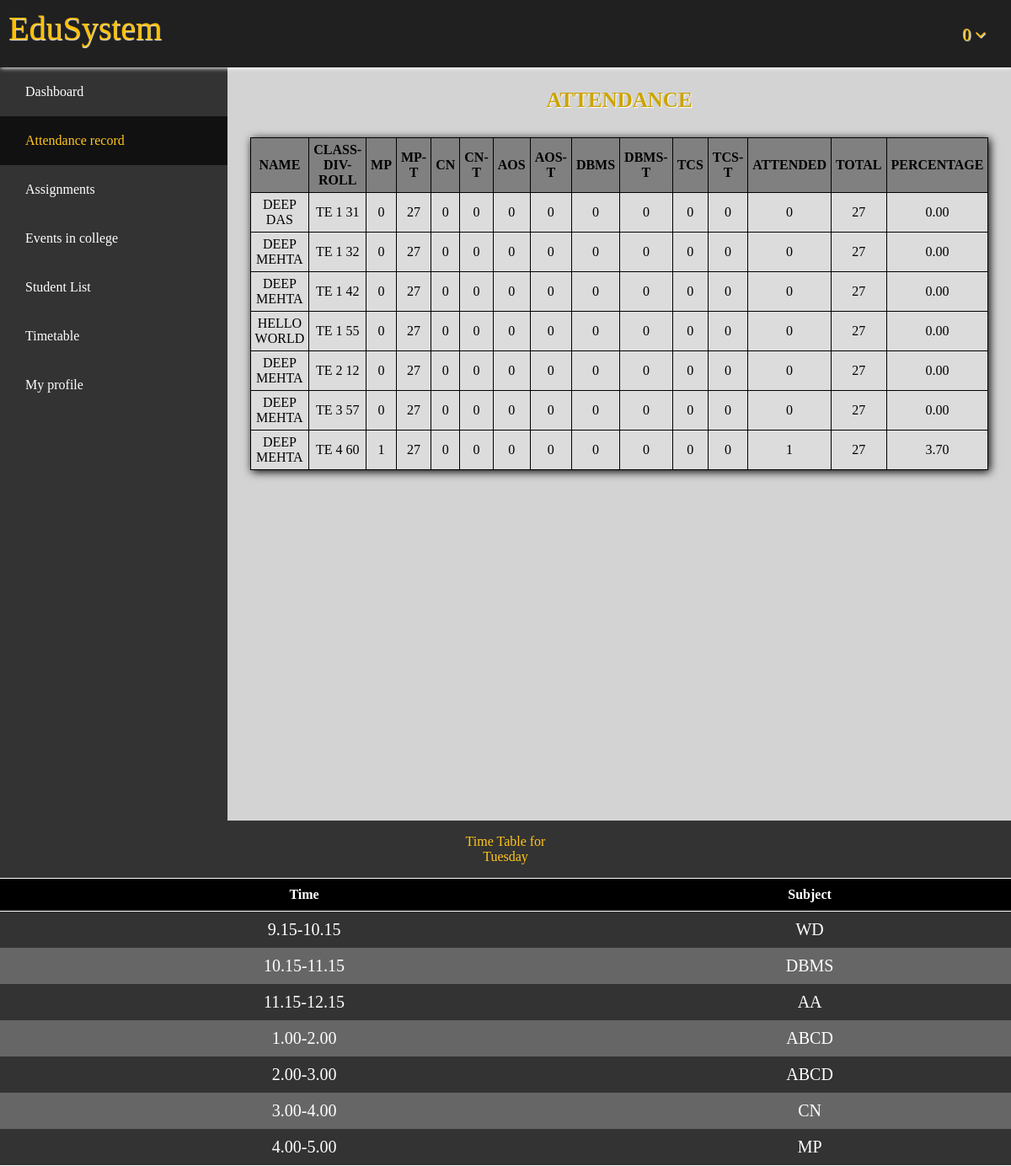
Before: /home.php?page=attendance.php (signed in) with the older database file.
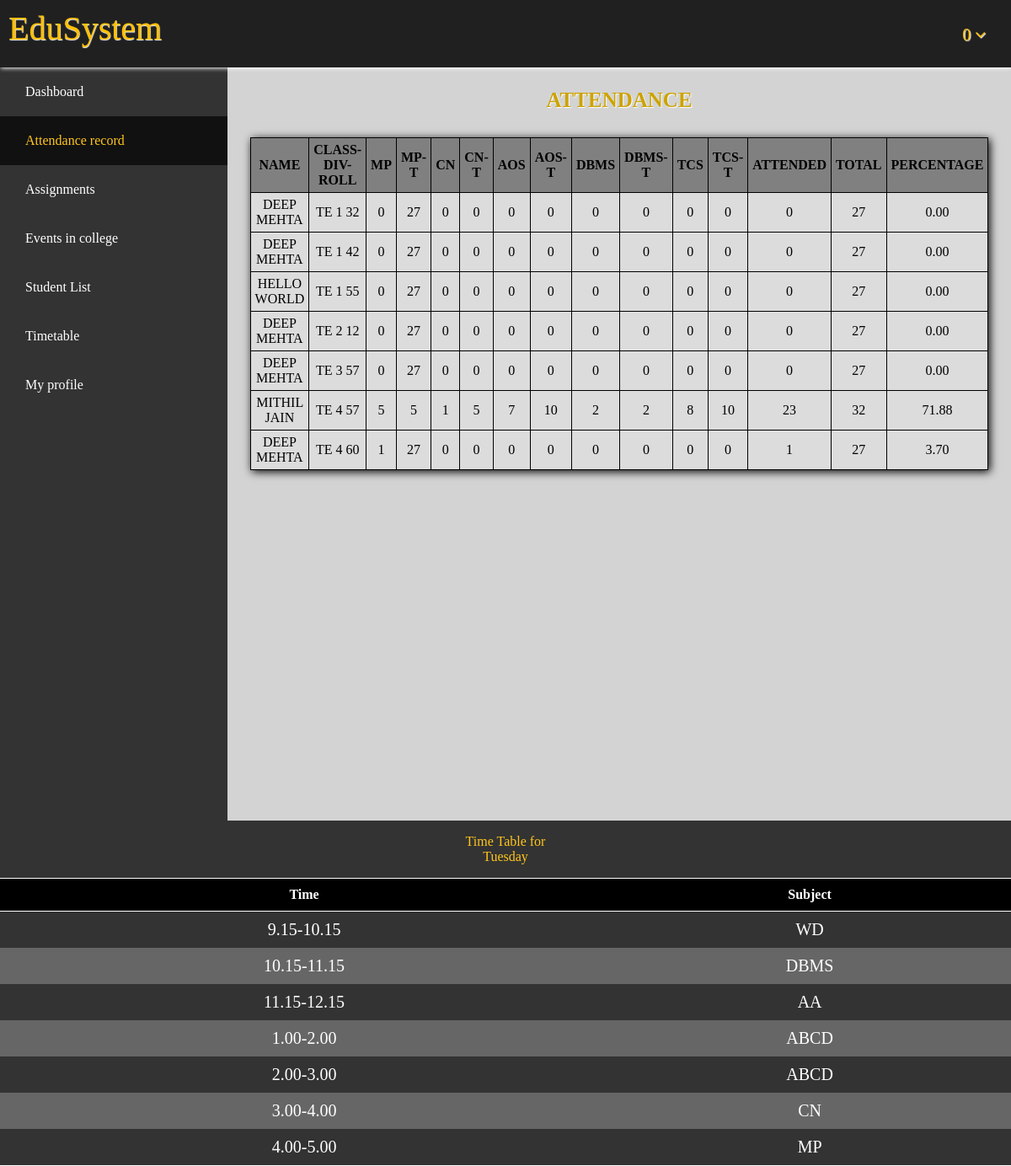
After: the same page with the newer database file.
### tables this page shows
CREATE TABLE `profile` (
  `UserId` varchar(15) NOT NULL,
  `Fname` text NOT NULL,
  `Lname` text NOT NULL,
  `RegNo` int(5) NOT NULL,
  `Class` varchar(2) NOT NULL,
  `Division` int(1) NOT NULL,
  `RollNo` int(2) NOT NULL,
  `MobNo` bigint(10) NOT NULL,
  `Addr` varchar(50) NOT NULL,
  `Pass` varchar(32) NOT NULL DEFAULT 'sakec',
  `S1` int(2) NOT NULL DEFAULT '0',
  `S1t` int(2) NOT NULL DEFAULT '0',
  `S2` int(2) NOT NULL DEFAULT '0',
  `S2t` int(2) NOT NULL DEFAULT '0',
  `S3` int(2) NOT NULL DEFAULT '0',
  `S3t` int(2) NOT NULL DEFAULT '0',
  `S4` int(2) NOT NULL DEFAULT '0',
  `S4t` int(2) NOT NULL DEFAULT '0',
  `S5` int(2) DEFAULT '0',
  `S5t` int(2) NOT NULL DEFAULT '0',
  `Attended` int(2) AS (S1+S2+S3+S4+S5) VIRTUAL,
  `Total` int(2) AS (S1t+S2t+S3t+S4t+S5t) VIRTUAL,
  `Percent` decimal(4,2) AS ((S1+S2+S3+S4+S5)*100/(S1t+S2t+S3t+S4t+S5t)) VIRTUAL
);

### add_attendance.php (the view, shortened to what this page needs)
<!DOCTYPE html>
<html lang="en">
<head>
	<link rel="stylesheet" href="Addons/attendance.css">
</head>
<body>
	<?php
	echo "<p class=\"patten\">Attendance</p>";
	fetch();
	function fetch() {
		$user = 'student';
		$pass = 'sakec';
		$db = 'students';
		$conn = new mysqli('localhost', $user, $pass, $db) or die("Unable to connect to server".$db);
		$get_all = "select * from profile order by Division, RollNo";
		$data = mysqli_query($conn, $get_all) or die("No records found.");
		echo "<div class=\"table\"><table><tr><th>Name</th><th>Class-Div-Roll</th><th>MP</th><th>MP-T</th><th>CN</th><th>CN-T</th><th>AOS</th><th>AOS-T</th><th>DBMS</th><th>DBMS-T</th><th>TCS</th><th>TCS-T</th><th>Attended</th><th>Total</th><th>Percentage</th></tr>";
		while($row = mysqli_fetch_assoc($data)) {
			echo "<tr><td>".$row["Fname"]." ".$row["Lname"]."</td><td>".$row["Class"]." ".$row["Division"]." ".$row["RollNo"]."</td><td>".$row["S1"]."</td><td>".$row["S1t"]."</td><td>".$row["S2"]."</td><td>".$row["S2t"]."</td><td>".$row["S3"]."</td><td>".$row["S3t"]."</td><td>".$row["S4"]."</td><td>".$row["S4t"]."</td><td>".$row["S5"]."</td><td>".$row["S5t"]."</td><td>".$row["Attended"]."</td><td>".$row["Total"]."</td><td>".$row["Percent"]."</td></tr>";
		}
		echo "</table></div>";
	}
?>
</body>
</html>

Changed rows visible on the page:
removed profile: Fname "DEEP", Lname "DAS", Class "TE", Division "1", RollNo "31", S1 "0", S1t "27", S2 "0", S2t "0", S3 "0", S3t "0", S4 "0", S4t "0", S5 "0", S5t "0", Attended "0", Total "27", Percent "0.00"
added profile: Fname "MITHIL", Lname "JAIN", Class "TE", Division "4", RollNo "57", S1 "5", S1t "5", S2 "1", S2t "5", S3 "7", S3t "10", S4 "2", S4t "2", S5 "8", S5t "10", Attended "23", Total "32", Percent "71.88"
